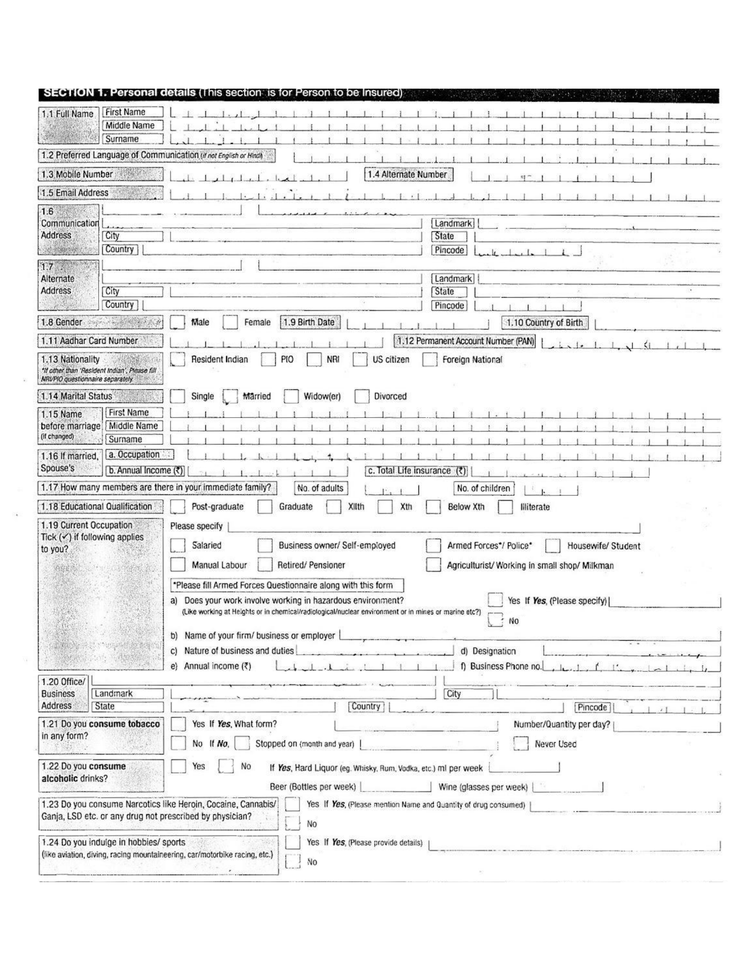
#> input picture Template.tif, 738 x 956 px, shrunk from 1700 x 2200 before the run
$ python -i utils_og.py   (imports and definitions only)
#> lines starting #> are read from the running program, lines starting #| are printed output that depends on the picture; after the words box and inside, x2 and y2 are one past the last pixel; in counts of white or black regions, pixels touching at a corner belong together
#> further down, picture is the input picture: shape (956, 738, 3); min 0, max 255, mean 236.9
import cv2
import pytesseract
import numpy as np
import os

# [24 lines left out: functions thick_font_2, thick_font, thin_font, not called in this run]


def detect_boxes(image):

    #Apply Gaussian blur to reduce noise
    blurred = cv2.GaussianBlur(image, (5,5), 0)

    h = image.shape[0]
#> h = 956
    w = image.shape[1]
#> w = 738

    # Perform Canny edge detection
    edges = cv2.Canny(blurred, 50, 150)
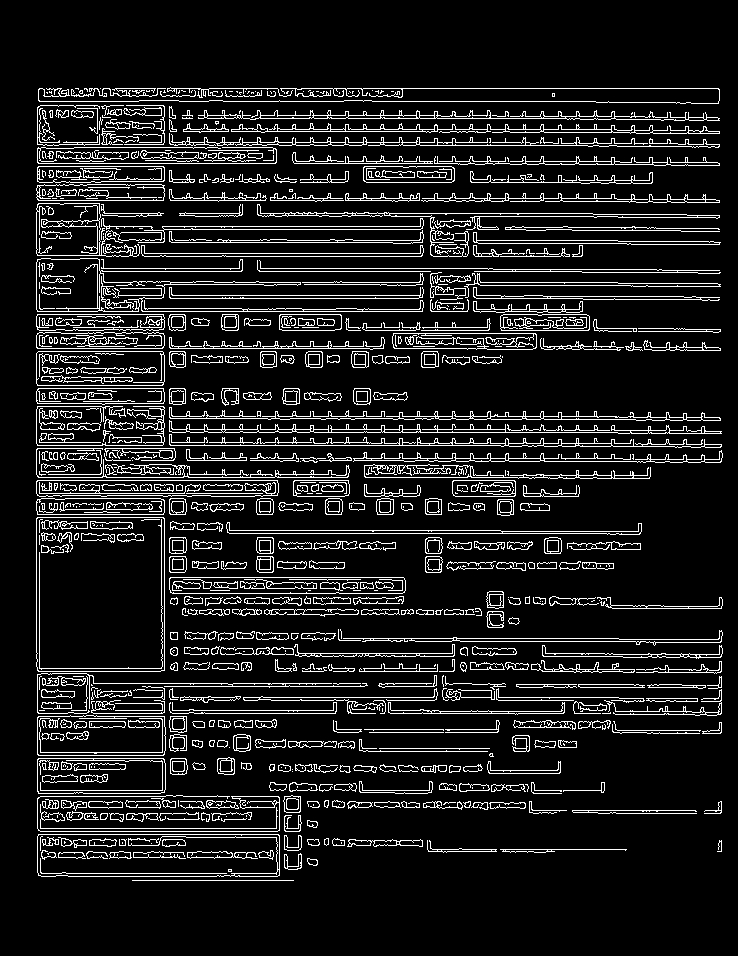
#> edges: shape (956, 738); 11.1% white in thin lines or dots, all inside (x1, y1, x2, y2) = (36, 87, 723, 881)

    # Find contours of the detected edges
    contours, _ = cv2.findContours(edges, cv2.RETR_EXTERNAL, cv2.CHAIN_APPROX_SIMPLE)
#> contours = 553 contours, 261 with area under 20; largest, box (x1, y1, x2, y2) and area: (36, 517, 165, 672) 19698, (37, 834, 280, 877) 10128, (36, 258, 424, 312) 5665, (37, 715, 166, 756) 4986, (37, 758, 166, 794) 4459
    contours = sorted(contours, key=lambda x: cv2.boundingRect(x)[0])

    # Iterate over the contours and filter boxes based on size criteria
    detected_boxes = []
    for contour in contours:
        x, y, width, height = cv2.boundingRect(contour)
        if width > int(w/15) and height > int(h/100) and width < int(h/5.4) and height < int(w/40) and y <= (h//2) :
            detected_boxes.append((x, y, width, height))
            cv2.rectangle(image, (x, y), (x + width, y + height), (0, 255, 0), 2)
#> this loop made 553 passes
#> (x, y, width, height) on passes 1 to 3: (36, 517, 129, 155), (36, 498, 129, 17), (36, 480, 243, 17)
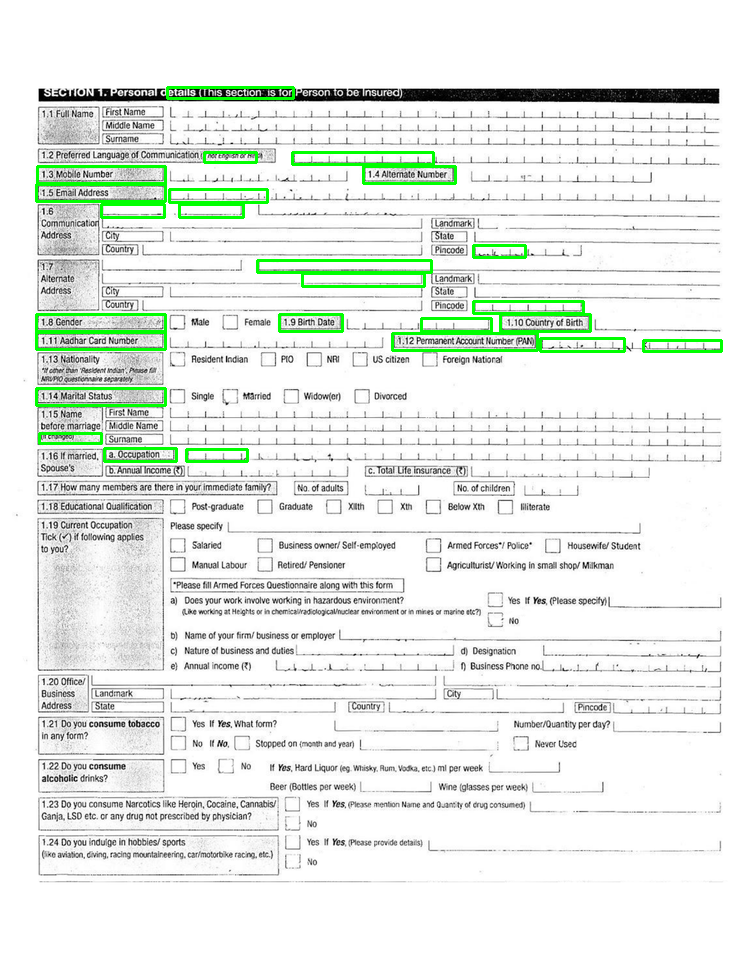
#> image: shape (956, 738, 3); 2.21% of pixels changed, all inside (x1, y1, x2, y2) = (35, 86, 723, 463)
#> after the loop, detected_boxes = 25 items, first 6: (36, 388, 129, 17), (36, 332, 129, 17), (36, 314, 129, 17), (36, 184, 129, 17), (37, 166, 128, 17), (39, 433, 62, 10)

    # cv2.imwrite("temp/textbox.png",image)

    return detected_boxes

# [185 lines left out: functions detect_boxes_rest, noise_removal, redact_area_aadhar, redact_area_pan, ocr_boxes, process_image, not called in this run]

>>> import cv2
>>> picture = cv2.imread('Template.tif')
>>> result = detect_boxes(picture)
#> result has the same summary as detected_boxes in detect_boxes
